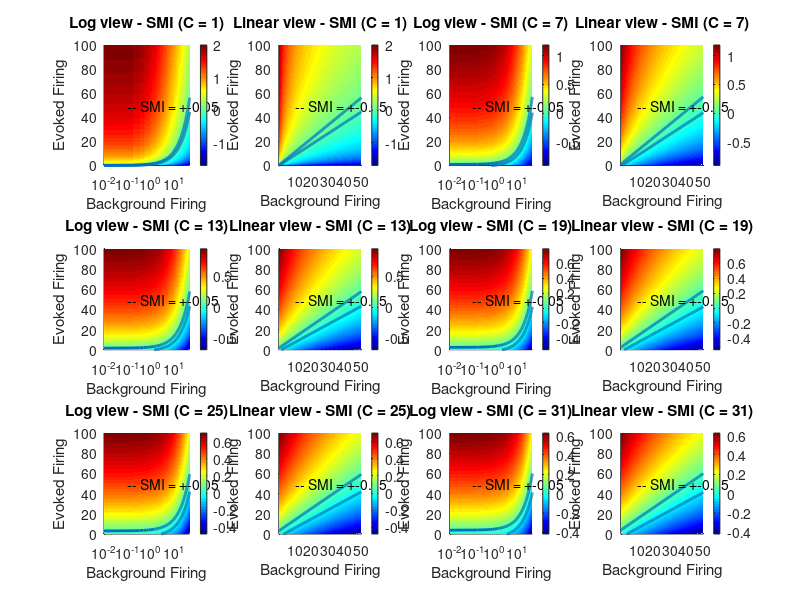
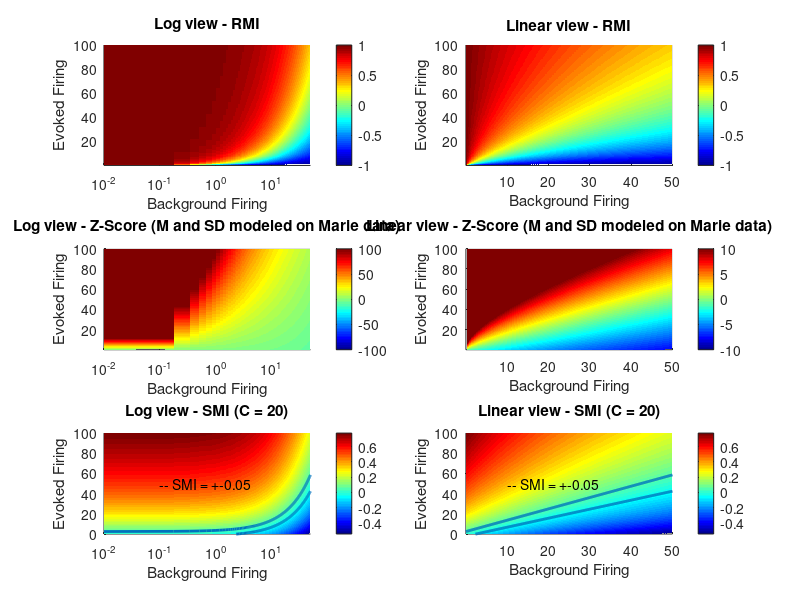

Source code (MATLAB) for these figures, in order:
clear all
close all

E = linspace(0.01, 100, 500);
BG = linspace(0.01, 50, 300);
Cvector = 1:40;
SMIlim = 0.05;

%% Calculate RMI and Z Score
for i = 1:length(BG)
    RMI(:,i) = (E-BG(i))./(E+BG(i));
end

coeff = linspace(0.4634, 0.4917, length(Cvector));
for CI = 1: length(Cvector)
    for i = 1:length(BG)
        ZS(:,i,CI) = (E - BG(i))/ (BG(i)^coeff(CI));
    end
end

for C = Cvector(1): Cvector(end)
    for i = 1:length(BG)
        SMI(:,i,C) = log10((E+C)./(BG(i)+C));
    end
end

%% Plot metric spaces

figure(1)
set(gcf, 'Units', 'Normalized', 'OuterPosition', [0 0 1 1]);
plotcount = 0;

for p = 1:6
    C = floor(length(Cvector)/6) *p - 5;
    plotcount = plotcount + 1;
    
    subplot(3, 4, plotcount)
    hold on
    surf(BG, E, SMI(:,:,Cvector(C)), 'EdgeColor', 'none'); view(2)
    line(BG, (10^SMIlim).*BG + ((10^SMIlim)*Cvector(C)-Cvector(C)), repmat(200, 1, length(BG)), 'linewidth', 2)
    line(BG, (10^-SMIlim).*BG + ((10^-SMIlim)*Cvector(C)-Cvector(C)), repmat(200, 1, length(BG)), 'linewidth', 2)
    text(0.1, 50, 200, ['-- SMI = +-', num2str(SMIlim)])
    set(gca, 'xscale', 'log');
    xlabel('Background Firing'); ylabel('Evoked Firing'); zlabel('Metric Value'); title(['Log view - SMI (C = ', num2str(C+Cvector(1)-1), ')'])
    axis('tight'); colormap('jet'); colorbar; %caxis([-1 1]);
    set(gca, 'ylim', [0 100])
    
    plotcount = plotcount + 1;
    subplot(3, 4, plotcount)
    hold on
    surf(BG, E, SMI(:,:,Cvector(C)), 'EdgeColor', 'none'); view(2)
    line(BG, (10^SMIlim).*BG + ((10^SMIlim)*Cvector(C)-Cvector(C)), repmat(200, 1, length(BG)), 'linewidth', 2)
    line(BG, (10^-SMIlim).*BG + ((10^-SMIlim)*Cvector(C)-Cvector(C)), repmat(200, 1, length(BG)), 'linewidth', 2)
    text(10, 50, 200, ['-- SMI = +-', num2str(SMIlim)])
    xlabel('Background Firing'); ylabel('Evoked Firing'); zlabel('Metric Value'); title(['Linear view - SMI (C = ', num2str(C+Cvector(1)-1), ')'])
    axis('tight'); colormap('jet'); colorbar; %caxis([-1 1]);
    set(gca, 'ylim', [0 100])
end


for C = 20% 1:5:length(Cvector)
    figure(C)
    set(gcf, 'Units', 'Normalized', 'OuterPosition', [0 0 1 1]);
    
    subplot(3, 2, 1)
    surf(BG, E, RMI, 'EdgeColor', 'none'); view(2)
    set(gca, 'xscale', 'log');
    xlabel('Background Firing'); ylabel('Evoked Firing'); zlabel('Metric Value'); title('Log view - RMI')
    axis('tight'); caxis([-1 1]); colormap('jet'); colorbar
    
    subplot(3, 2, 2)
    surf(BG, E, RMI, 'EdgeColor', 'none'); view(2)
    xlabel('Background Firing'); ylabel('Evoked Firing'); zlabel('Metric Value'); title('Linear view - RMI')
    axis('tight'); caxis([-1 1]); colormap('jet'); colorbar
    
    subplot(3, 2, 3)
    surf(BG, E, ZS(:,:,C), 'EdgeColor', 'none'); view(2)
    set(gca, 'xscale', 'log');
    xlabel('Background Firing'); ylabel('Evoked Firing'); zlabel('Metric Value'); title('Log view - Z-Score (M and SD modeled on Marie data)')
    axis('tight'); colormap('jet'); colorbar; caxis([-100 100]);
    
    subplot(3, 2, 4)
    surf(BG, E, ZS(:,:,C), 'EdgeColor', 'none'); view(2)
    xlabel('Background Firing'); ylabel('Evoked Firing'); zlabel('Metric Value'); title('Linear view - Z-Score (M and SD modeled on Marie data)')
    axis('tight'); colormap('jet'); colorbar; caxis([-10 10]);
    
    subplot(3, 2, 5)
    hold on
    surf(BG, E, SMI(:,:,Cvector(C)), 'EdgeColor', 'none'); view(2)
    line(BG, (10^SMIlim).*BG + ((10^SMIlim)*Cvector(C)-Cvector(C)), repmat(200, 1, length(BG)), 'linewidth', 2)
    line(BG, (10^-SMIlim).*BG + ((10^-SMIlim)*Cvector(C)-Cvector(C)), repmat(200, 1, length(BG)), 'linewidth', 2)
    text(0.1, 50, 200, ['-- SMI = +-', num2str(SMIlim)])
    set(gca, 'xscale', 'log');
    xlabel('Background Firing'); ylabel('Evoked Firing'); zlabel('Metric Value'); title(['Log view - SMI (C = ', num2str(C+Cvector(1)-1), ')'])
    axis('tight'); colormap('jet'); colorbar; %caxis([-1 1]);
    set(gca, 'ylim', [0 100])
    
    subplot(3, 2, 6)
    hold on
    surf(BG, E, SMI(:,:,Cvector(C)), 'EdgeColor', 'none'); view(2)
    line(BG, (10^SMIlim).*BG + ((10^SMIlim)*Cvector(C)-Cvector(C)), repmat(200, 1, length(BG)), 'linewidth', 2)
    line(BG, (10^-SMIlim).*BG + ((10^-SMIlim)*Cvector(C)-Cvector(C)), repmat(200, 1, length(BG)), 'linewidth', 2)
    text(10, 50, 200, ['-- SMI = +-', num2str(SMIlim)])
    xlabel('Background Firing'); ylabel('Evoked Firing'); zlabel('Metric Value'); title(['Linear view - SMI (C = ', num2str(C+Cvector(1)-1), ')'])
    axis('tight'); colormap('jet'); colorbar; %caxis([-1 1]);
    set(gca, 'ylim', [0 100])
end